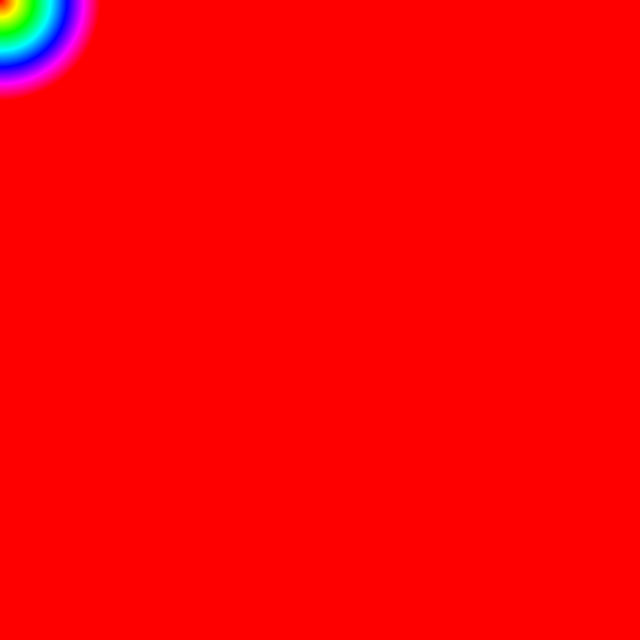
Frame 1 (no input)
Frame 60 (the mouse pressed at the canvas centre just before this capture): identical to frame 1, image omitted
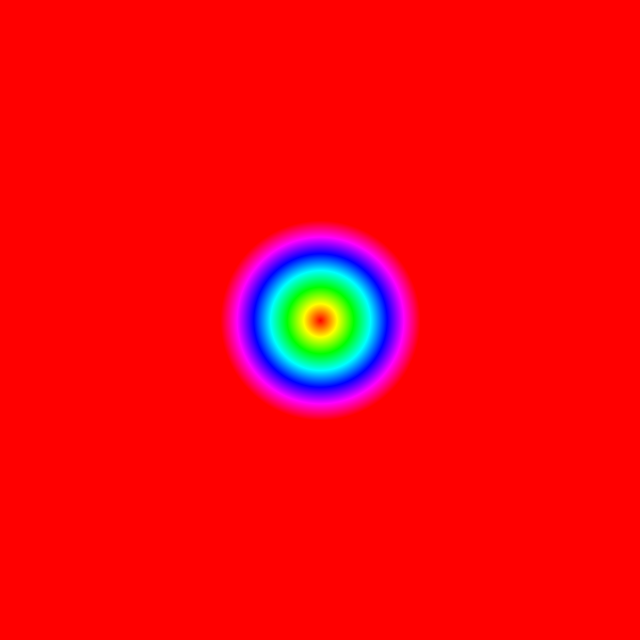
Frame 120 (the mouse held since frame 60 and released just before this capture)

The Processing sketch that drew these frames (run headless with seeded random() and noise(); from frame 60 on, the mouse is pressed at the canvas centre):

// Processing sketch: meta_equations
// ── meta_equations.pde
float aa = 0.0;

void setup() {
	size(640, 640);
	colorMode(HSB, 100);
}

void draw() {
	loadPixels();
	
	for(int y = 0; y < height; y++) {
		for(int x = 0; x < width; x++) {
			int index = (x + (y * width));
			
			pixels[ index ] = getPixelColor(x, y);
		}
	}
	
	updatePixels();
	
	aa += 1;
}

color getPixelColor(int x, int y) {
	int pointX = mouseX;
	int pointY = mouseY;
	
	float distance = dist(x, y, pointX, pointY);
	//float max_distance = dist(0, 0, (width / 2), (height / 2));
	//return color(map(distance, 0, max_distance, 0, 100), 100, 100);
	
	return color(
		//(abs(distance - aa) % 100),
		min(100, max(0, distance)),
		100,
		100
	);
}
